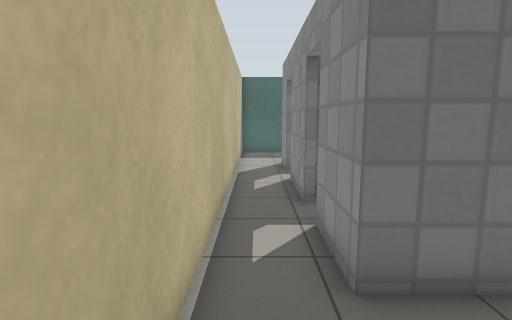
view 1 (above)

19 first-person views from a walk through a world built for the Gazebo simulator. The camera is 1.2 m above the floor, tilts 8° down and sees 80° across. The floor is counted in squares, 0.5 m on a side. Each view is taken from the middle of a square. On the plan, view 1 faces up. The plan holds only what a view shows up to about 18 squares ahead; the rest is blank. Gazebo's built-in surfaces are drawn with simple patterns.

view 2
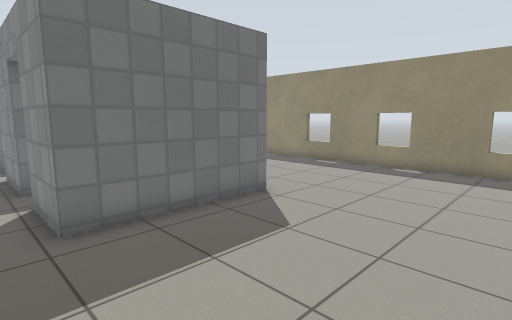

view 3
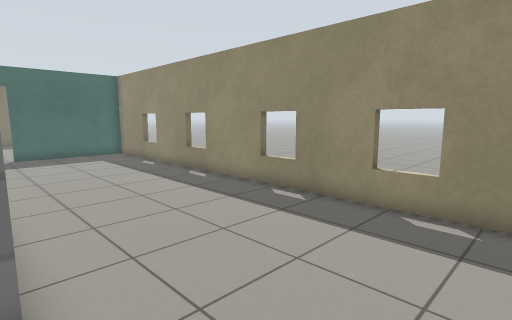

view 4
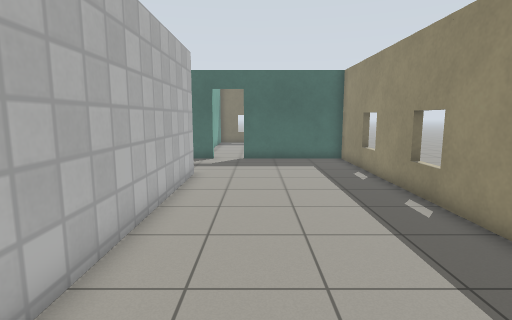

view 5
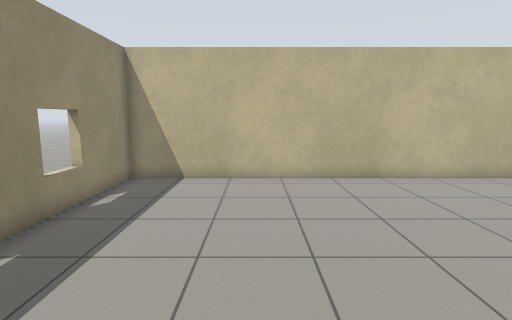

view 6
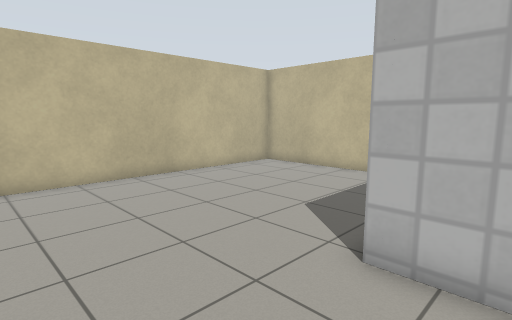

view 7
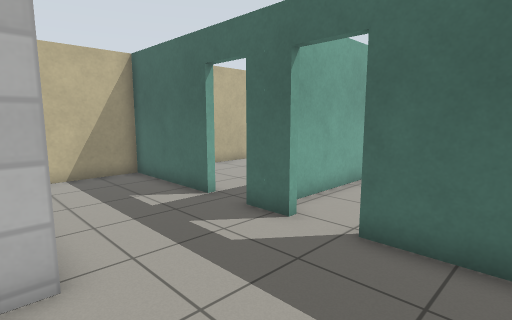

view 8
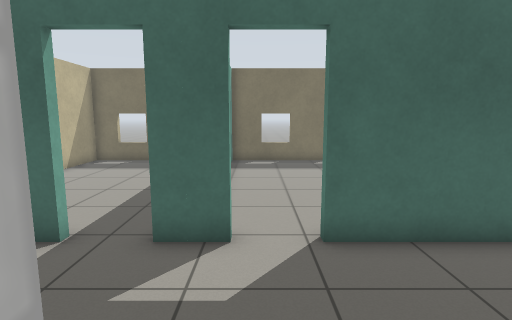

view 9
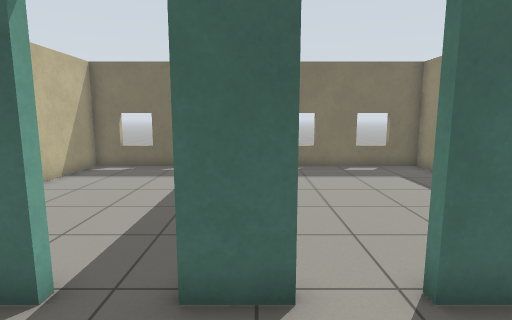

view 10
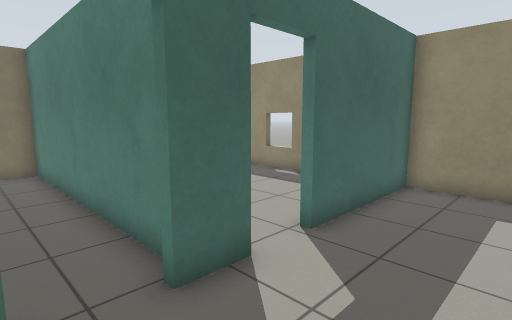

view 11
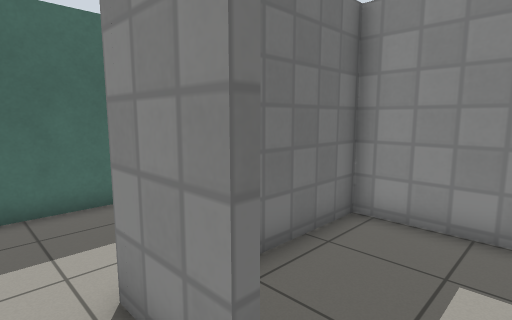

view 12
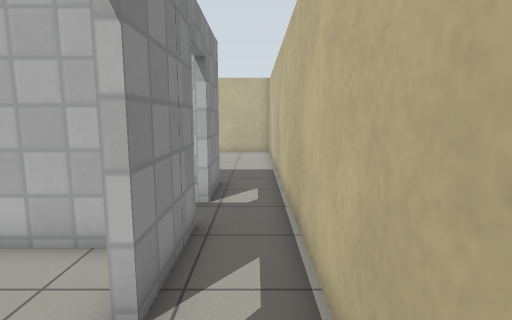

view 13
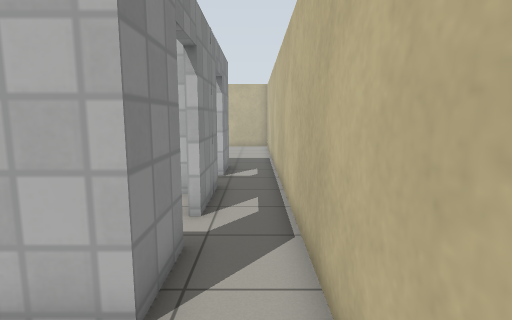

view 14
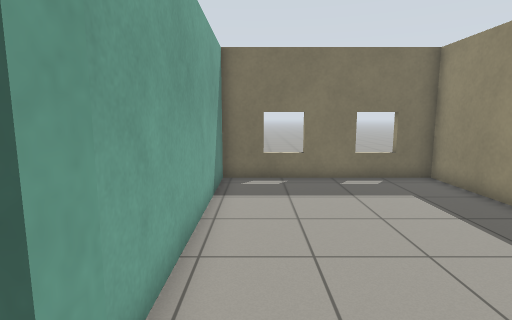

view 15
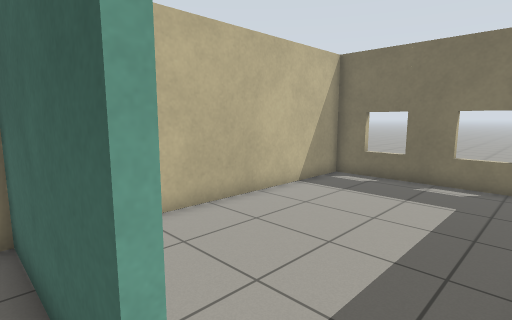

view 16
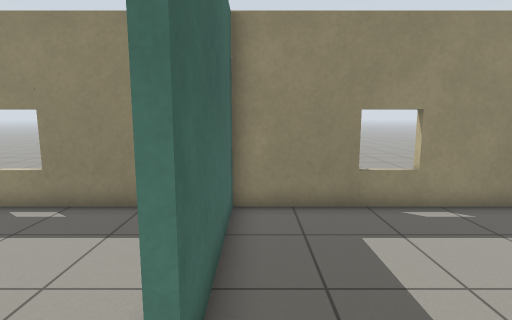

view 17
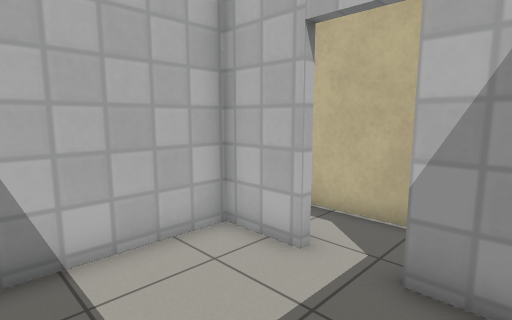

view 18
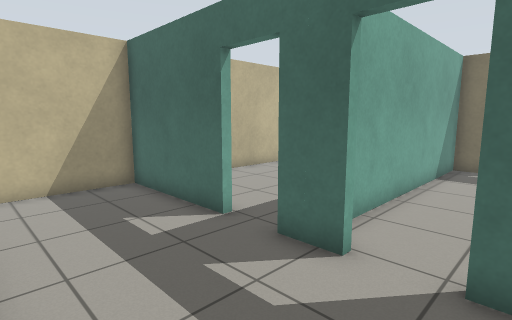

view 19
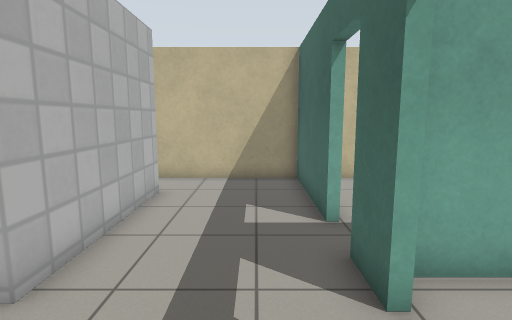

### Floor plan
Points are (right, up) in squares from view 1. A wall is a line through its corners. A room is listed if a view was taken in it or the views show most of it. See-through windows are left out.
Room 1 (views 1, 2, 3, 4, 5, 6, 7, 8, 9, 10, 11, 12, 13, 14, 15, 16, 18, 19)
walls: (1.3, 8.4) (1.3, 11.8); (1.3, 13.6) (1.3, 15.9) (7.3, 15.9) (7.3, 3.9) (1.3, 3.9) (1.3, 6.6); (7.6, 20.6) (6, 20.6); (4.3, 20.6) (-0.9, 20.6) (-0.9, -5.9) (15, -5.9) (15, 20.6) (9.3, 20.6)
ways out: open door at (1.5, 12.5) to room 2; open door at (8.5, 21) to room 3; open door at (5.5, 21) to room 4; open door at (1, 7.5)
Room 2 (view 17)
walls: (1.6, 11.8) (1.6, 9.6) (5.8, 9.6); (1.6, 14.9) (1.6, 13.6); (7.1, 12.4) (7.1, 15.6) (3.6, 15.6)
ways out: open door at (1.5, 12.5) to room 1
Room 3 (no view inside)
walls: (15, 23.1) (15, 32) (6.7, 32) (6.7, 21.4)
ways out: open door at (8.5, 21) to room 1
Room 4 (no view inside)
walls: (6.4, 21.6) (6.4, 32) (-0.9, 32) (-0.9, 22.4)
ways out: open door at (5.5, 21) to room 1

Where each view was taken, in squares from view 1:
view 1: 0 up, 0 right, facing up
view 2: 3 down, 0 right, facing up-right
view 3: 0 up, 7 right, facing up-right
view 4: 3 up, 10 right, facing up
view 5: 6 up, 10 right, facing down
view 6: 6 up, 12 right, facing down-left
view 7: 15 up, 12 right, facing up-left
view 8: 15 up, 8 right, facing up
view 9: 17 up, 7 right, facing up
view 10: 17 up, 4 right, facing up-right
view 11: 12 up, 0 right, facing up-right
view 12: 15 up, 0 right, facing down
view 13: 19 up, 0 right, facing down
view 14: 20 up, 8 right, facing up
view 15: 20 up, 6 right, facing up-left
view 16: 20 up, 7 right, facing right
view 17: 15 up, 6 right, facing down-left
view 18: 16 up, 10 right, facing up-left
view 19: 19 up, 11 right, facing left
